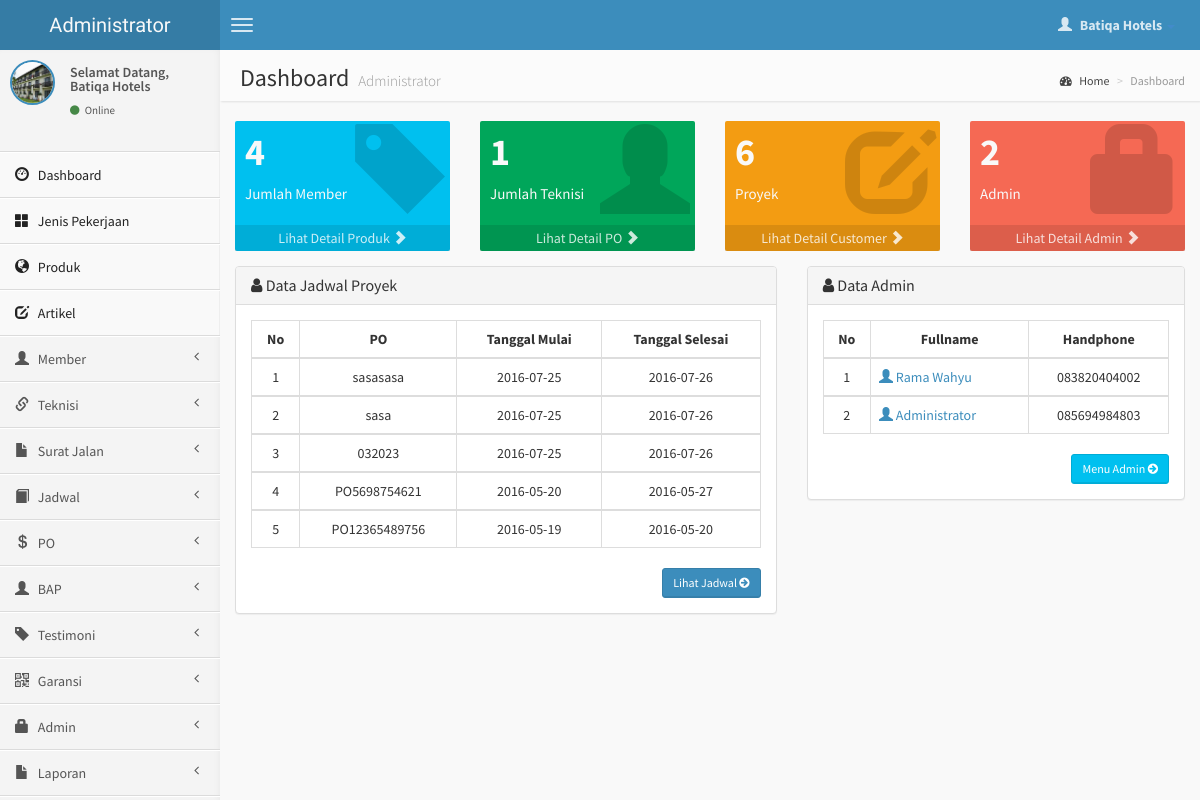
The app's page /admin/index.php (signed in) with its own data.
### tables this page shows
CREATE TABLE `jadwal_proyek` (
  `id_jadwal` int(4) NOT NULL,
  `id_jenis` int(4) NOT NULL,
  `id_member` int(4) NOT NULL,
  `id_teknisi` int(4) NOT NULL,
  `no_po` varchar(50) NOT NULL,
  `tgl_proyek` date NOT NULL,
  `tgl_selesai` date NOT NULL,
  `report` varchar(500) NOT NULL,
  `status` varchar(50) NOT NULL
);

### admin/index.php (the view, shortened to what this page needs)
<?php
if (empty($_SESSION['username'])){
	header('location:../index.php');
} else {
?>
<!DOCTYPE html>
<html>
    <head>
        <link href="../dist/css/bootstrap.min.css" rel="stylesheet" type="text/css" />
        <link href="//cdnjs.cloudflare.com/ajax/libs/font-awesome/4.1.0/css/font-awesome.min.css" rel="stylesheet" type="text/css" />
        <link href="//code.ionicframework.com/ionicons/1.5.2/css/ionicons.min.css" rel="stylesheet" type="text/css" />
        <link href="../css/morris/morris.css" rel="stylesheet" type="text/css" />
        <link href="../css/jvectormap/jquery-jvectormap-1.2.2.css" rel="stylesheet" type="text/css" />
        <link href="../css/datepicker/datepicker3.css" rel="stylesheet" type="text/css" />
        <link href="../css/daterangepicker/daterangepicker-bs3.css" rel="stylesheet" type="text/css" />
        <link href="../css/bootstrap-wysihtml5/bootstrap3-wysihtml5.min.css" rel="stylesheet" type="text/css" />
        <link href="../css/AdminLTE.css" rel="stylesheet" type="text/css" />
    </head>
    <body class="skin-blue">
        <header class="header">
            <a href="index.html" class="logo">
                Administrator
            </a>
            <nav class="navbar navbar-static-top" role="navigation">
                <a href="#" class="navbar-btn sidebar-toggle" data-toggle="offcanvas" role="button">
                    <span class="icon-bar"></span>
                    <span class="icon-bar"></span>
                    <span class="icon-bar"></span>
                </a>
                <div class="navbar-right">
                    <ul class="nav navbar-nav">
                        <li class="dropdown user user-menu">
                            <a href="#" class="dropdown-toggle" data-toggle="dropdown">
                                <i class="glyphicon glyphicon-user"></i>
                                <span><?php echo $_SESSION['fullname']; ?> <i class="caret"></i></span>
                            </a>
<?php } ?>
                        </li>
                    </ul>
                </div>
            </nav>
        </header>
        <div class="wrapper row-offcanvas row-offcanvas-left">
            <aside class="left-side sidebar-offcanvas">
                <section class="sidebar">
                    <div class="user-panel">
                        <div class="pull-left image">
                            <img src="<?php echo $_SESSION['gambar']; ?>" class="img-circle" alt="User Image" style="border: 2px solid #3C8DBC;" />
                        </div>
                        <div class="pull-left info">
                            <p>Selamat Datang,<br /><?php echo $_SESSION['fullname']; ?></p>
                            <a href="#"><i class="fa fa-circle text-success"></i> Online</a>
                        </div>
                    </div>
                    <?php include "menu.php"; ?>
                </section>
            </aside>
            <aside class="right-side">
                <section class="content-header">
                    <h1>
                        Dashboard
                        <small>Administrator</small>
                    </h1>
                    <ol class="breadcrumb">
                        <li><a href="#"><i class="fa fa-dashboard"></i> Home</a></li>
                        <li class="active">Dashboard</li>
                    </ol>
                </section>
                <section class="content">
                    <div class="row">
                        <div class="col-lg-3 col-xs-6">
                            <?php $tampil=mysqli_query($koneksi, "select * from member order by id_member desc");
                        $total=mysqli_num_rows($tampil);
                    ?>
                            <div class="small-box bg-aqua">
                                <div class="inner">
                                    <h3>
                                        <?php echo "$total"; ?>
                                    </h3>
                                    <p>
                                       Jumlah Member
                                    </p>
                                </div>
                                <div class="icon">
                                    <span class="glyphicon glyphicon-tag"></span>
                                </div>
                                <a href="produk.php" class="small-box-footer">
                                    Lihat Detail Produk <span class="glyphicon glyphicon-chevron-right"></span>
                                </a>
                            </div>
                        </div>
                        <div class="col-lg-3 col-xs-6">
                            <?php $tampil1=mysqli_query($koneksi, "select * from teknisi order by id_teknisi desc");
                        $dept=mysqli_num_rows($tampil1);
                    ?>
                            <div class="small-box bg-green">
                                <div class="inner">
                                    <h3>
                                        <?php echo "$dept"; ?>
                                    </h3>
                                    <p>
                                        Jumlah Teknisi
                                    </p>
                                </div>
                                <div class="icon">
                                    <span class="glyphicon glyphicon-user"></span>
                                </div>
                                <a href="po_terima.php" class="small-box-footer">
                                    Lihat Detail PO <span class="glyphicon glyphicon-chevron-right"></span>
                                </a>
                            </div>
                        </div>
                        <div class="col-lg-3 col-xs-6">
                            <?php $tampil2=mysqli_query($koneksi, "select * from jadwal_proyek order by id_jadwal desc");
                        $pel=mysqli_num_rows($tampil2);
                    ?>
                            <div class="small-box bg-yellow">
                                <div class="inner">
                                    <h3>
                                        <?php echo "$pel"; ?>
                                    </h3>
                                    <p>
                                        Proyek
                                    </p>
                                </div>
                                <div class="icon">
                                    <span class="glyphicon glyphicon-edit"></span>
                                </div>
                                <a href="customer.php" class="small-box-footer">
                                    Lihat Detail Customer <span class="glyphicon glyphicon-chevron-right"></span>
                                </a>
                            </div>
                        </div>
                        <div class="col-lg-3 col-xs-6">
                        <?php $tampil3=mysqli_query($koneksi, "select * from admin order by user_id desc");
                        $user=mysqli_num_rows($tampil3);
                    ?>
                            <div class="small-box bg-red">
                                <div class="inner">
                                    <h3>
                                       <?php echo "$user"; ?>
                                    </h3>
                                    <p>
                                        Admin
                                    </p>
                                </div>
                                <div class="icon">
                                    <span class="glyphicon glyphicon-lock"></span>
                                </div>
                                <a href="admin.php" class="small-box-footer">
                                    Lihat Detail Admin <span class="glyphicon glyphicon-chevron-right"></span>
                                </a>
                            </div>
                        </div>
                    </div>
                    <div class="row">
                        <section class="col-lg-7 connectedSortable">
                            <div class="panel panel-default">
                        <div class="panel-heading">
                        <h3 class="panel-title"><i class="fa fa-user"></i> Data Jadwal Proyek </h3>
                        </div>
                        <div class="panel-body">
                    <?php
                    $query1="select * from jadwal_proyek order by id_jadwal DESC limit 5";
                    $hasil=mysqli_query($koneksi, $query1) or die(mysqli_error());
                    ?>
                  <table id="example" class="table table-hover table-bordered">
                  <thead>
                      <tr>
                        <th><center>No </center></th>
                        <th><center>PO </center></th>
                        <th><center>Tanggal Mulai</i></center></th>
                        <th><center>Tanggal Selesai</center></th>
                      </tr>
                  </thead>
                     <?php
                     $no=0;
                     while($data=mysqli_fetch_array($hasil))
                    { $no++; ?>
                    <tbody>
                    <td><center><?php echo $no; ?></center></td>
                    <td><center><?php echo $data['no_po'];?></center></td>
                    <td><center><?php echo $data['tgl_proyek'];?></center></td>
                    <td><center><?php
                    echo $data['tgl_selesai'];
                    ?></center></td>
                    </tr></div>
                 <?php
              }
              ?>
                   </tbody>
                <div class="text-right">
                  <a href="jadwal.php" class="btn btn-sm btn-primary">Lihat Jadwal <i class="fa fa-arrow-circle-right"></i></a>
                </div>
                        <section class="col-lg-5 connectedSortable">
                        <div class="panel panel-default">
                        <div class="panel-heading">
                        <h3 class="panel-title"><i class="fa fa-user"></i> Data Admin </h3>
                        </div>
                        <div class="panel-body">
                    <?php
                    $query2="select * from admin order by user_id desc limit 5";
                    $hasil1=mysqli_query($koneksi, $query2) or die(mysqli_error());
                    ?>
                  <table id="example" class="table table-hover table-bordered">
                  <thead>
                      <tr>
                        <th><center>No </center></th>
                        <th><center>Fullname </center></th>
                        <th><center>Handphone </center></th>
                      </tr>
                  </thead>
                     <?php
                     $no=0;
                     while($data1=mysqli_fetch_array($hasil1))
                    { $no++; ?>
                    <tbody>
                    <tr>
                    <td><center><?php echo $no; ?></center></td>
                    <td><a href="detail-admin.php?hal=edit&kd=<?php echo $data1['user_id'];?>"><span class="glyphicon glyphicon-user"></span> <?php echo $data1['fullname']; ?></a></td>
                    <td><center><?php echo $data1['hp']; ?></center></td>
                    </tr></div>
                 <?php
              }
              ?>
                <div class="text-right">
                  <a href="admin.php" class="btn btn-sm btn-info">Menu Admin <i class="fa fa-arrow-circle-right"></i></a>
                </div>
                        </section>
    </body>
</html>

### records on screen
jadwal_proyek: no_po "sasasasa", tgl_proyek "2016-07-25", tgl_selesai "2016-07-26"
jadwal_proyek: no_po "sasa", tgl_proyek "2016-07-25", tgl_selesai "2016-07-26"
jadwal_proyek: no_po "032023", tgl_proyek "2016-07-25", tgl_selesai "2016-07-26"
jadwal_proyek: no_po "PO5698754621", tgl_proyek "2016-05-20", tgl_selesai "2016-05-27"
jadwal_proyek: no_po "PO12365489756", tgl_proyek "2016-05-19", tgl_selesai "2016-05-20"

### other values on screen
$_SESSION['fullname'] "Batiqa Hotels"
$total "4"
$dept "1"
$pel "6"
$user "2"
$data1['fullname'] "Rama Wahyu"
$data1['hp'] "083820404002"
$data1['fullname'] "Administrator"
$data1['hp'] "085694984803"
